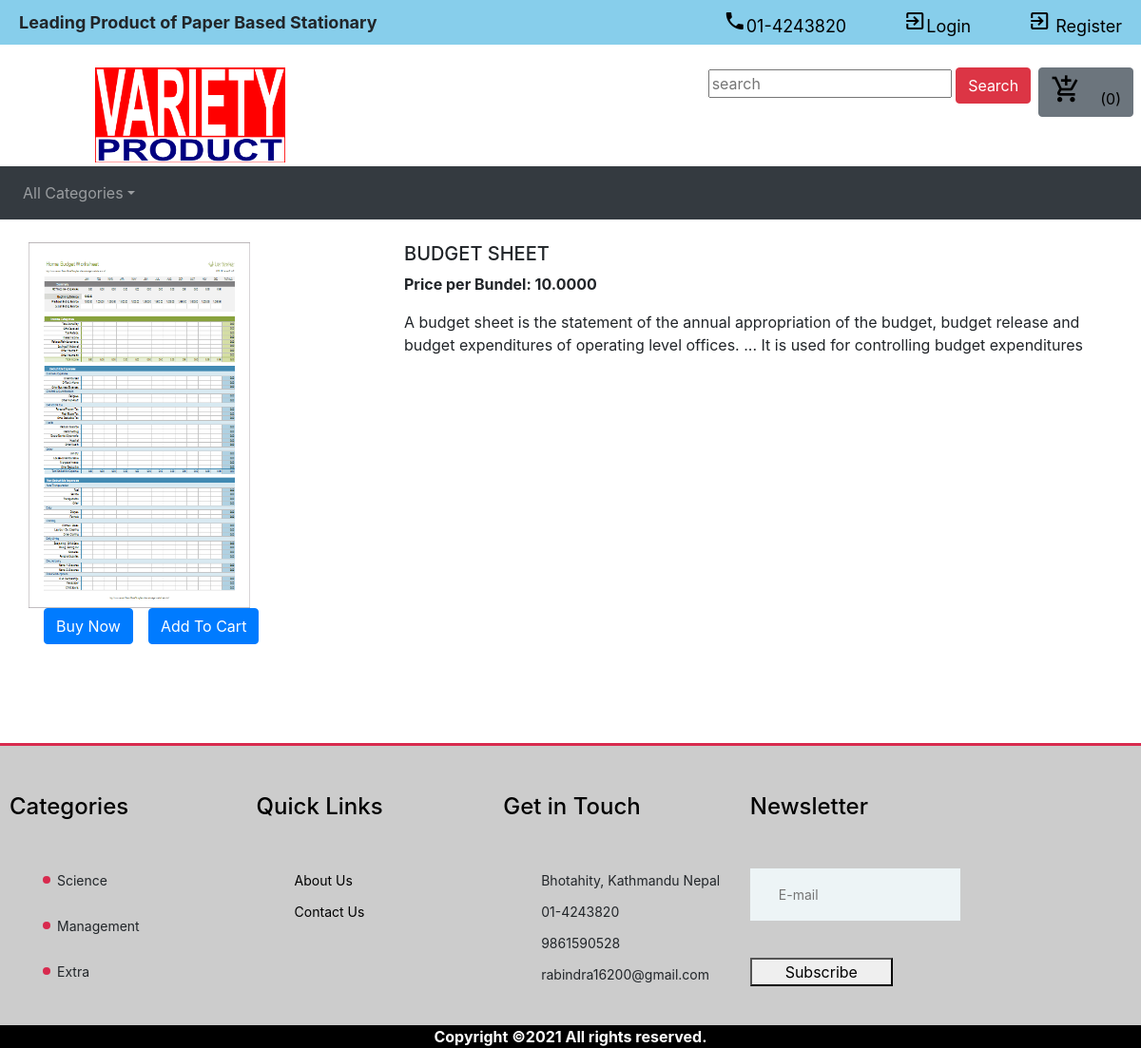
Screenshot of /products/21 with the database file from the repository.
### shop/models.py (models this page shows, shortened)
class Product(models.Model):
    product_id = models.AutoField(primary_key=True)
    product_name = models.CharField(max_length=100)
    product_image = models.ImageField(upload_to="shop/images", default="")
    product_category = models.CharField(max_length=50)
    unit_Of_Product = models.CharField(max_length=25)
    product_rate = models.DecimalField(decimal_places=4, max_digits=50)
    product_details = models.TextField()

### shop/views.py (the view)
# urls.py: path("products/<int:product_id>", views.productView, name="ProductView"),
def productView(request, product_id):
    product = Product.objects.filter(product_id=product_id)
    return render(request, 'main/prodView.html', {'product': product[0]})

### shop/templates/main/prodview.html (shortened to what this page needs)
{% extends 'main/header.html' %}
{% block content %}
{% load static %}
<div class="container my-4">
    <div class="row">
        <div class="col-md-4">
            <div class="row">
                <img src="/media/{{product.product_image}}" width="233px" height="385px" alt="{{product.product_name}}">
            </div>
            <div class="row">
                <button class="btn btn-primary mx-3">Buy Now</button>
                <button class="btn btn-primary cart" id="pr{{i.product_name}}">Add To Cart</button>
            </div>
        </div>
        <div class="col-md-8">
            <h5>{{product.product_name}}</h5>
            <p><b>Price per {{product.unit_Of_Product}}: {{product.product_rate}} </b></p>
            <p>{{product.product_details}}</p>
        </div>
    </div>
</div>
{% endblock %}

### rows the page displays
Product: product_image (picture), product_name "BUDGET SHEET", unit_Of_Product "Bundel", product_rate "10.0000", product_details "A budget sheet is the statement of the annual appropriation of the budget, budget release and budget expenditures of operating level offices. ... It is used for controlling budget expenditures"
